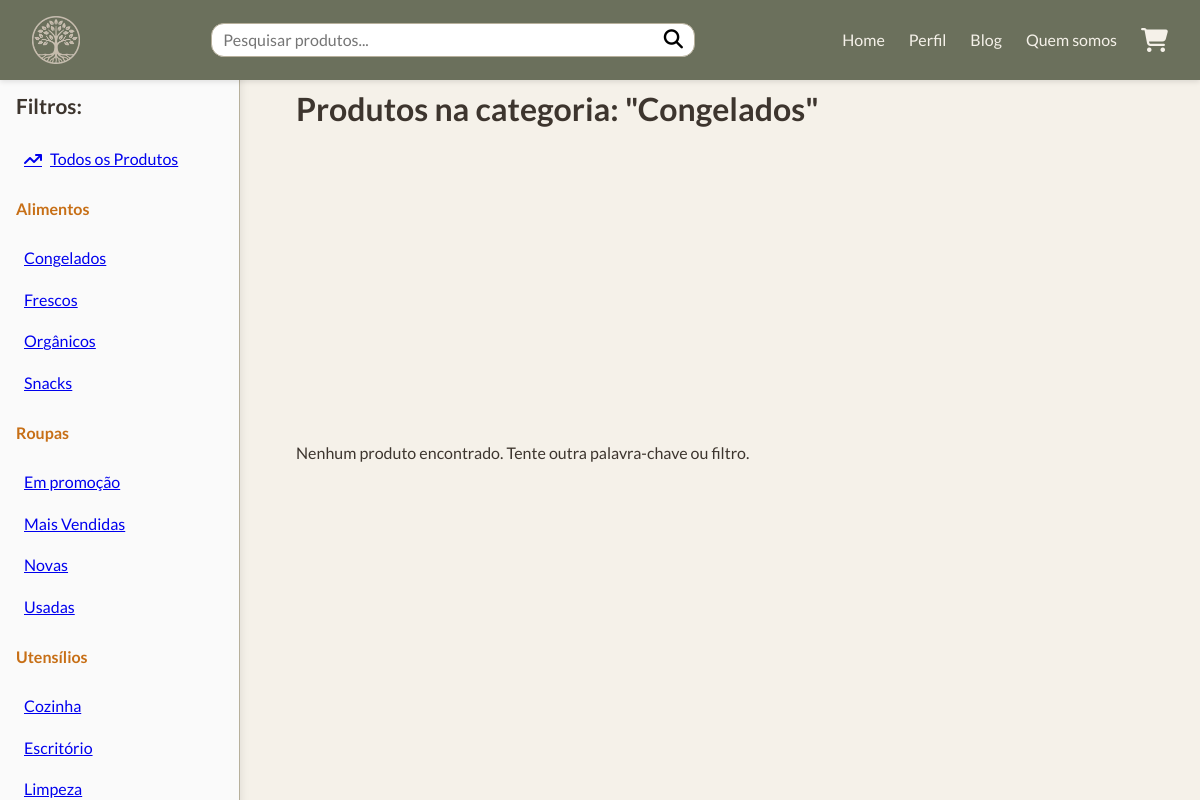
The app's page /src/page-produtos.php?subcat_id=10 with its own data.
### tables this page shows
CREATE TABLE `subcategorias` (
  `SubcategoriaID` INT(11) NOT NULL AUTO_INCREMENT,
  `CategoriaID` INT(11) NOT NULL,  
  `Nome` VARCHAR(100) NOT NULL,
  PRIMARY KEY (`SubcategoriaID`),
  FOREIGN KEY (`CategoriaID`) REFERENCES `categorias`(`CategoriaID`) ON DELETE CASCADE
);

### src/page-produtos.php (the view, shortened to what this page needs)
<?php
include_once './include/conn.php';
include_once './include/head.php';
$subcat_id_filter = isset($_GET['subcat_id']) ? intval($_GET['subcat_id']) : 0;
$search_query = isset($_GET['query']) ? mysqli_real_escape_string($conn, trim($_GET['query'])) : '';
$categorias = [];
$sql_categorias = 'SELECT c.CategoriaID, c.Nome AS CategoriaNome, s.SubcategoriaID, s.Nome AS SubcategoriaNome
                   FROM categorias c
                   JOIN subcategorias s ON c.CategoriaID = s.CategoriaID
                   ORDER BY c.Nome, s.Nome;';
$res_categorias = mysqli_query($conn, $sql_categorias);
while($row = mysqli_fetch_assoc($res_categorias)){
    $cat_id = $row['CategoriaID'];
    if (!isset($categorias[$cat_id])) {
        $categorias[$cat_id] = [
            'Nome' => $row['CategoriaNome'],
            'Subcategorias' => []
        ];
    }
    $categorias[$cat_id]['Subcategorias'][] = [
        'ID' => $row['SubcategoriaID'],
        'Nome' => $row['SubcategoriaNome']
    ];
}
$sql_base = "SELECT p.* FROM produtos p";
$join_clause = "";
$where_clause = "";
$title = "Todos os Produtos";
if ($subcat_id_filter > 0) {
    $join_clause .= " JOIN produto_subcategoria ps ON p.ProdutoID = ps.ProdutoID";
    $where_clause .= " WHERE ps.SubcategoriaID = $subcat_id_filter";
    $sql_sub_name = "SELECT Nome FROM subcategorias WHERE SubcategoriaID = $subcat_id_filter";
    $res_sub_name = mysqli_query($conn, $sql_sub_name);
    $title = "Produtos na categoria: \"" . (mysqli_fetch_assoc($res_sub_name)['Nome'] ?? 'Filtro Selecionado') . "\"";
} elseif (!empty($search_query)) {
    $where_clause .= " WHERE p.Nome LIKE '%$search_query%' OR p.Descricao LIKE '%$search_query%'";
    $title = "Resultado da busca por: \"" . htmlspecialchars($search_query) . "\"";
}
$sql = $sql_base . $join_clause . $where_clause . " GROUP BY p.ProdutoID";
$retorno = mysqli_query($conn, $sql);
?>
    <link rel="stylesheet" href="./assets/css/page-produtos.css?v=<?php echo date("YmdHis").rand(0,9999999);?>">
    <main>
        <aside class="scrollable-filters">
            <nav>
                <h2 class="nav-title">Filtros:</h2>
                <ul id="container-filtros">
                    <li class="filtros">
                        <a class="filtro <?php echo ($subcat_id_filter == 0) ? 'active' : ''; ?>" href="./page-produtos.php">
                            <i class="fa-solid fa-arrow-trend-up"></i><span>Todos os Produtos</span>
                        </a>
                    </li>
                    <?php foreach ($categorias as $categoria): ?>
                        <li class="filtros">
                            <div class="nav-title" style="margin-top: 15px; font-size: 1rem; color: var(--acento-principal); font-weight: 700;">
                                <?php echo htmlspecialchars($categoria['Nome']); ?>
                            </div>
                            <?php foreach ($categoria['Subcategorias'] as $subcategoria): ?>
                                <?php
                                    $active_class = ($subcat_id_filter == $subcategoria['ID']) ? 'active-filter' : '';
                                ?>
                                <a class="filtro <?php echo $active_class; ?>"
                                   href="./page-produtos.php?subcat_id=<?php echo $subcategoria['ID']; ?>">
                                    <span><?php echo htmlspecialchars($subcategoria['Nome']); ?></span>
                                </a>
                            <?php endforeach; ?>
                        </li>
                    <?php endforeach; ?>
                </ul>
            </nav>
        </aside>
        <h1 class="search-title"><?php echo $title; ?></h1>
        <div id="container-produtos">
        <?php
        if ($retorno && mysqli_num_rows($retorno) > 0) {
            while ($linha = mysqli_fetch_assoc($retorno)) {
                $produto_id = htmlspecialchars($linha['ProdutoID']);
                $img_url = htmlspecialchars($linha['Img']);
                $nome_produto = htmlspecialchars($linha['Nome']);
                $descricao_produto = htmlspecialchars($linha['Descricao']);
                $preco_formatado = number_format($linha['Preco'], 2, ',', '.');
                echo '
                <a id="produto-' . $produto_id . '" href="./info-produto.php?id=' . $produto_id . '" class="container-produto">
                    <div class="container-image-produto">
                        <img src="' . $img_url . '" alt="' . $nome_produto . '" class="image-produto">
                    </div>
                    <div class="container-nome-produto">
                        <h2 class="nome-produto">' . $nome_produto . '</h2>
                    </div>
                    <div class="container-descricao-produto">
                        <h3 class="descricao-produto">' . $descricao_produto . '</h3>
                    </div>
                    <div class="container-preco-produto">
                        <h2 class="preco-produto">R$ ' . $preco_formatado . '</h2>
                    </div>
                </a>';
            }
        } else {
            echo "<p class='mensagem-aviso'>Nenhum produto encontrado. Tente outra palavra-chave ou filtro.</p>";
        }
        ?>
        </div>
    </main>
    <?php
    include_once './include/footer.php';
    ?>

### src/include/head.php (shortened to what this page needs)
<!DOCTYPE html>
<html lang="pt-br">
<head>
    <link rel="stylesheet" href="https://cdnjs.cloudflare.com/ajax/libs/font-awesome/6.5.0/css/all.min.css">
    <link rel="stylesheet" href="../src/assets/css/style-crud.css">
</head>
<body>
    <header>
        <img src="./img/logo-branco.png" alt="" id="logo">
        <div id="search-container">
            <form id="search-bar" action="./page-produtos.php" method="GET">
                <input type="text" name="query" id="search-input" placeholder="Pesquisar produtos..." autocomplete="off" required>
                <button id="button" type="submit"><i class="fa-solid fa-magnifying-glass"></i></button>
            </form>
        </div>
        <nav id="menu" >
            <a href="./page-produtos.php">Home</a>
            <a href="./perfil.php">Perfil</a>
            <a href="./logoff.php">Blog</a>
            <a href="../src/sobreNos.php">Quem somos</a>
            <i class="fa-solid fa-cart-shopping fa-xl"></i>
        </nav>
    </header>

### src/include/footer.php (shortened to what this page needs)
</body>
</html>

### src/assets/css/style-crud.css (style rules this page uses)
* { box-sizing: border-box; }
:root { --fundo-principal: #F5F1E9; --texto-principal: #3D352E; --acento-principal: #C76F16; --acento-secundario: #4e5347; --neutro: #B7B09C; --fundo-card: #FAFAFA; }
body { margin: 0; padding: 0; font-family: "Lato", sans-serif; background-color: var(--fundo-principal); color: var(--texto-principal); line-height: 1.6; }
header { background-color: var(--acento-secundario); color: var(--fundo-principal); padding: 1rem 2rem; display: flex; justify-content: space-between; align-items: center; box-shadow: 0 2px 5px rgba(0, 0, 0, 0.1); position: fixed; top: 0; left: 0; width: 100%; z-index: 1000; }
#search-bar { display: flex; align-items: center; background-color: #FFFFFF; border: 1px solid var(--neutro); border-radius: 0.8rem; padding: 0.2rem 0.5rem; margin-right: 1rem; }
#search-bar input { border: none; outline: none; font-size: 1rem; padding: 0.2rem; flex: 1; font-family: "Lato", sans-serif; width: 20rem; }
#search-bar button { background: none; border: none; cursor: pointer; font-size: 1.2rem; display: flex; align-items: center; justify-content: center; padding: 0.2rem; }
nav#menu { display: flex; gap: 1.5rem; justify-content: center; align-items: center; }
nav#menu a { color: var(--fundo-principal); text-decoration: none; font-weight: 500; transition: color 0.3s ease; font-family: "Lato", sans-serif; }
main { padding: 2rem; display: flex; justify-content: center; align-items: flex-start; flex-wrap: wrap; min-height: calc(100vh - 80px); margin-top: 30px; }
#logo { width: 3rem; height: 3rem; }

### src/assets/css/page-produtos.css (style rules this page uses)
:root { --fundo-principal: #F5F1E9; --texto-principal: #3D352E; --acento-principal: #C76F16; --acento-secundario: #6B705C; --neutro: #B7B09C; --fundo-card: #FAFAFA; --hover-bg: var(--acento-secundario); --hover-text: var(--fundo-principal); }
body { margin: 0; padding: 0; font-family: "Lato", san-serif; background-color: var(--fundo-principal); color: var(--texto-principal); line-height: 1.6; }
.scrollable-filters { width: 20%; background-color: var(--fundo-card); padding: 1rem; box-shadow: 0 4px 10px rgba(0, 0, 0, 0.1); overflow-y: auto; height: 100vh; position: fixed; top: 0; left: 0; border-right: 1px solid var(--neutro); outline-offset: 2px; margin-top: 30px; z-index: 999; }
.nav-title { font-size: 1.3rem; font-weight: 700; margin-bottom: 1rem; color: var(--texto-principal); }
#container-filtros { list-style: none; padding: 0; margin: 0; }
.filtros { margin-bottom: 1rem; }
.filtro { display: flex; align-items: center; gap: 0.5rem; cursor: pointer; padding: 0.5rem; border-radius: 5px; transition: background-color 0.3s ease, color 0.3s ease; user-select: none; }
main { padding-top: 100px; margin-left: 22%; padding: 2rem; display: flex; flex-wrap: wrap; gap: 2rem; justify-content: flex-start; }
#container-produtos { display: flex; flex-wrap: wrap; gap: 2rem; justify-content: flex-start; }

### src/include/head.php (style rules this page uses)
#search-container { position: relative; flex-grow: 1; max-width: 500px; margin: 0 20px; }

### records on screen
subcategorias: Nome "Congelados", Nome "Produtos na categoria: \"Congelados\""
subcategorias: Nome "Frescos"
subcategorias: Nome "Orgânicos"
subcategorias: Nome "Snacks"
subcategorias: Nome "Em promoção"
subcategorias: Nome "Mais Vendidas"
subcategorias: Nome "Novas"
subcategorias: Nome "Usadas"
subcategorias: Nome "Cozinha"
subcategorias: Nome "Escritório"
subcategorias: Nome "Limpeza"

### other values on screen
$categoria['Nome'] "Alimentos"
$categoria['Nome'] "Roupas"
$categoria['Nome'] "Utensílios"
